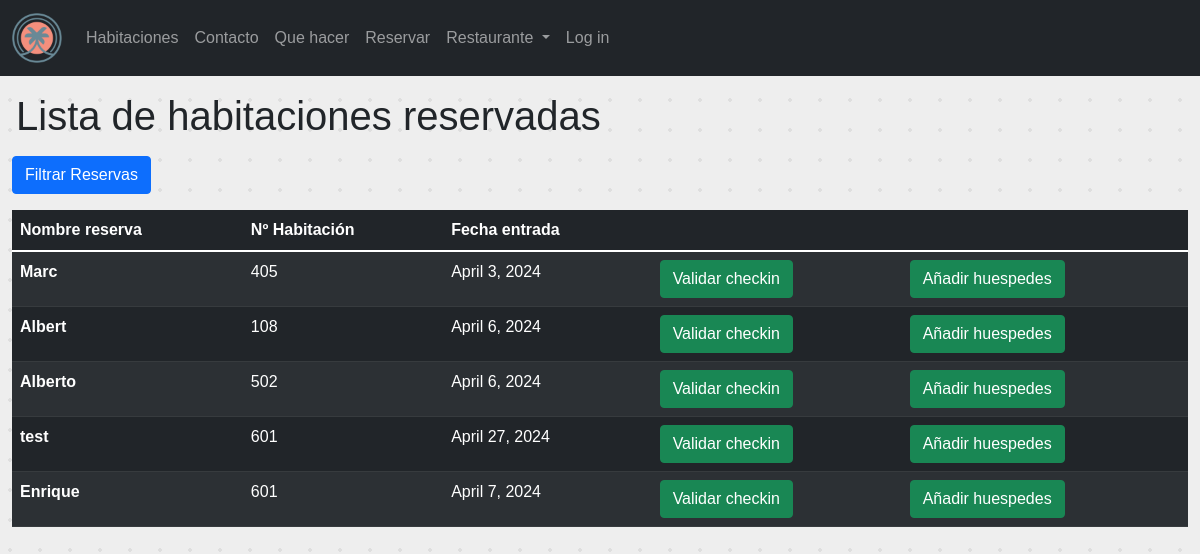
Before: /reception/reservations/ with the older database file.
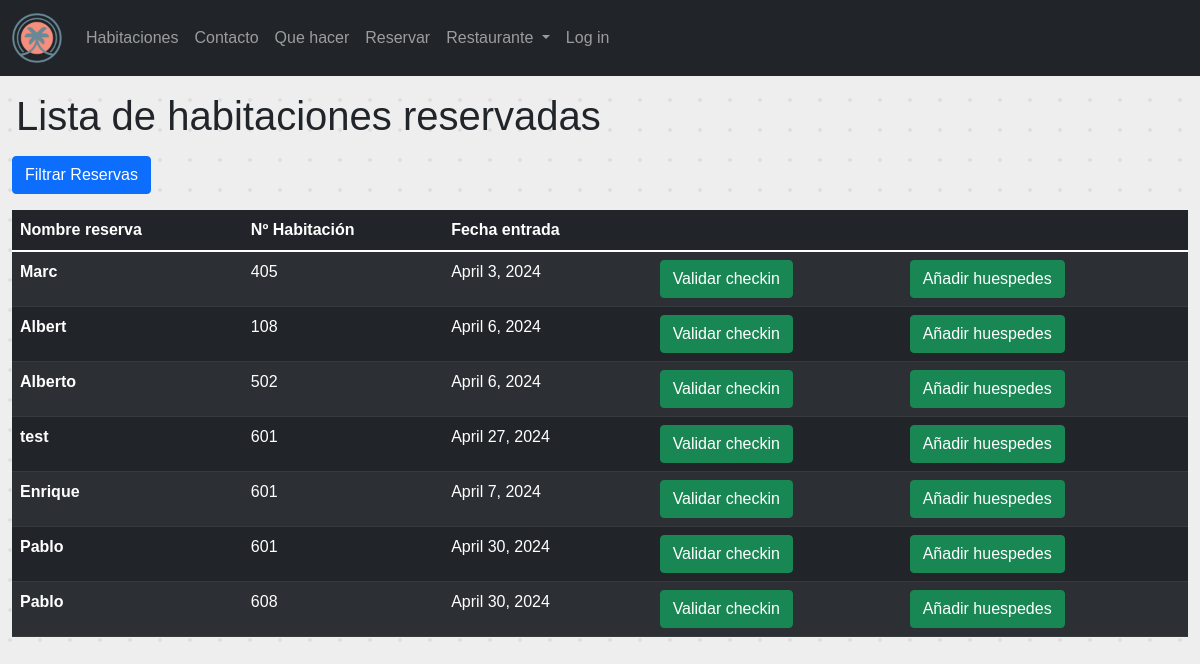
After: the same page with the newer database file.
### Reception/models.py (models this page shows)
class RoomReservation(models.Model):
    reservation_number = models.CharField(max_length=100)
    DNI = models.CharField(max_length=9)
    guests_name = models.CharField(max_length=100)
    guests_surname = models.CharField(max_length=100)
    guests_email = models.EmailField()
    guests_phone = models.CharField(max_length=100)
    guest_checkin = models.DateField(null=True, blank=True)
    guest_checkout = models.DateField(null=True, blank=True)
    guest_checkin_hour = models.TimeField(null=False, default=datetime.time(13, 0, 0))
    guest_checkout_hour = models.TimeField(null=False, default=datetime.time(10, 0, 0))
    guest_is_here = models.BooleanField(default=False)
    guests_number = models.IntegerField(default=0)
    price = models.DecimalField(max_digits=10, decimal_places=2)
    room_number = models.ForeignKey(Room, on_delete=models.CASCADE)
    room_is_payed = models.BooleanField(default=False)

class Room(models.Model):
    room_type = models.ForeignKey(RoomType, on_delete=models.CASCADE, null=True)
    room_number = models.CharField(max_length=50)
    is_clean = models.BooleanField(default=False)
    def __str__(self):
        return self.room_number

### Reception/views.py (the view)
# urls.py: path('reception/reservations/', reserved_rooms_view, name='reserved_rooms_view'),
def reserved_rooms_view(request):
    reserves = RoomReservation.objects.all().filter(guest_is_here=False)
    context = {
        'reserves': reserves
    }
    return render(request, 'reception/reservedRooms.html', context)

### templates/reception/reservedRooms.html (shortened to what this page needs)
{% extends "base.html" %}
{% load static %}
{% block content %}
<h1 class="mx-3 my-3">Lista de habitaciones reservadas</h1>
<div class="container-fluid">
    <div class="row mt-3">
        <div class="col">
            <button id="filtrarReservasBtn" class="btn btn-primary" data-bs-toggle="modal"
                    data-bs-target="#Modal_filter">Filtrar Reservas
            </button>
        </div>
    </div>
</div>
<div class="reservations-list mt-3">
    <div class="container-fluid">
        <table class="table table-striped table-dark col-sm-11">
            <thead class="thead-dark">
            <tr>
                <th scope="col">Nombre reserva</th>
                <th scope="col">Nº Habitación</th>
                <th scope="col">Fecha entrada</th>
                <th scope="col"></th>
                <th scope="col"></th>
            </tr>
            </thead>
            <tbody>
            {% for reserva in reserves %}
            <tr>
                <th>{{reserva.guests_name}}</th>
                <td>{{reserva.room_number.room_number}}</td>
                <td>{{reserva.guest_checkin}}</td>
                <td>
                    <button type="button" class="btn btn-success" data-bs-toggle="modal"
                            data-bs-target="#Pop-up-{{ reserva.id }}">Validar checkin
                    </button>
                </td>
                <td>
                    <a type="button" class="btn btn-success"
                       href="{% url 'add_guest_view' id=reserva.id %}">Añadir huespedes</a>
                </td>
            </tr>
            {% endfor %}
            </tbody>
        </table>
    </div>
</div>
{% endblock %}

Changed rows visible on the page:
added RoomReservation: guests_name "Pablo", room_number.room_number "601", guest_checkin "April 30, 2024"
added RoomReservation: guests_name "Pablo", room_number.room_number "608", guest_checkin "April 30, 2024"
